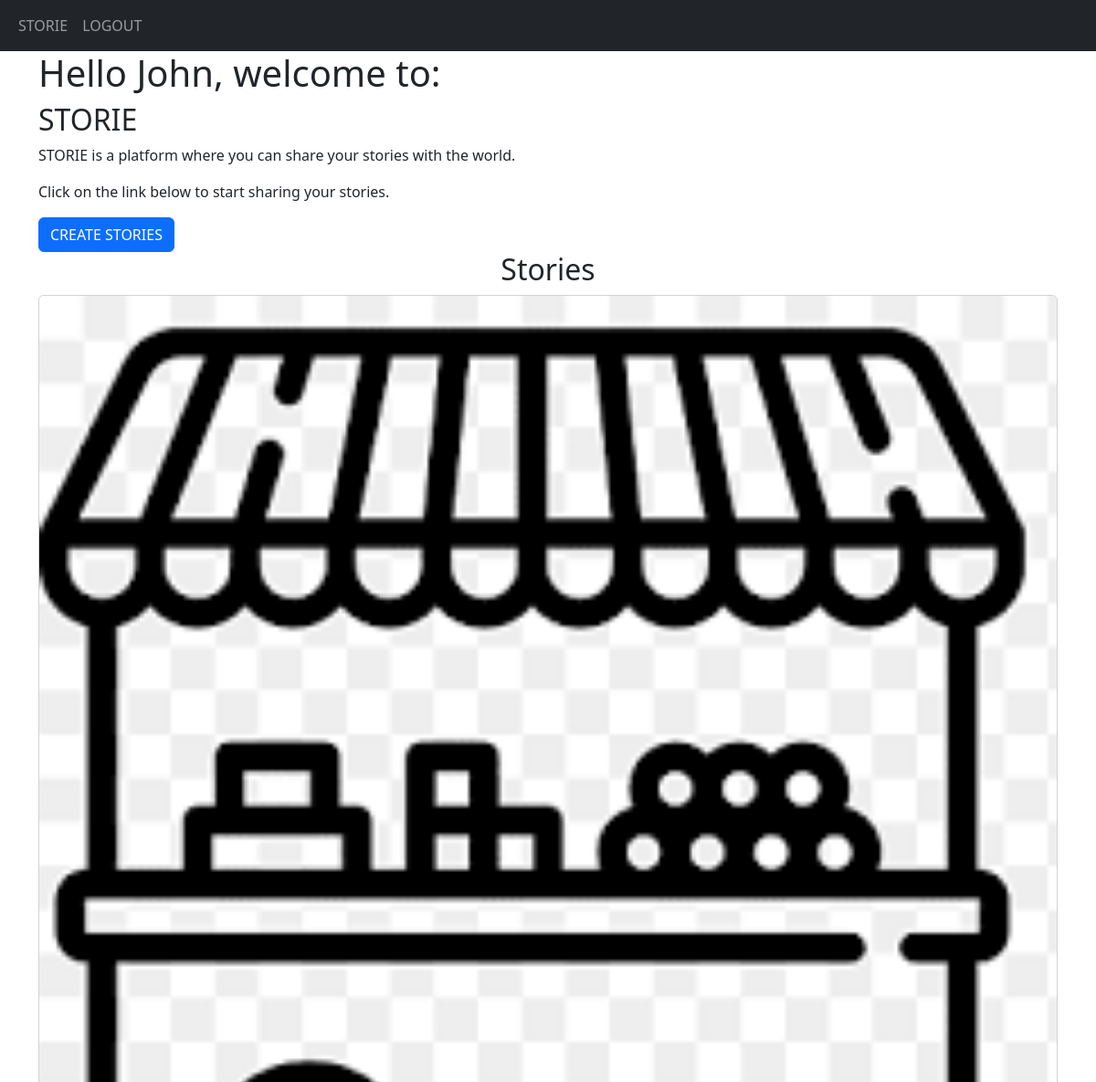
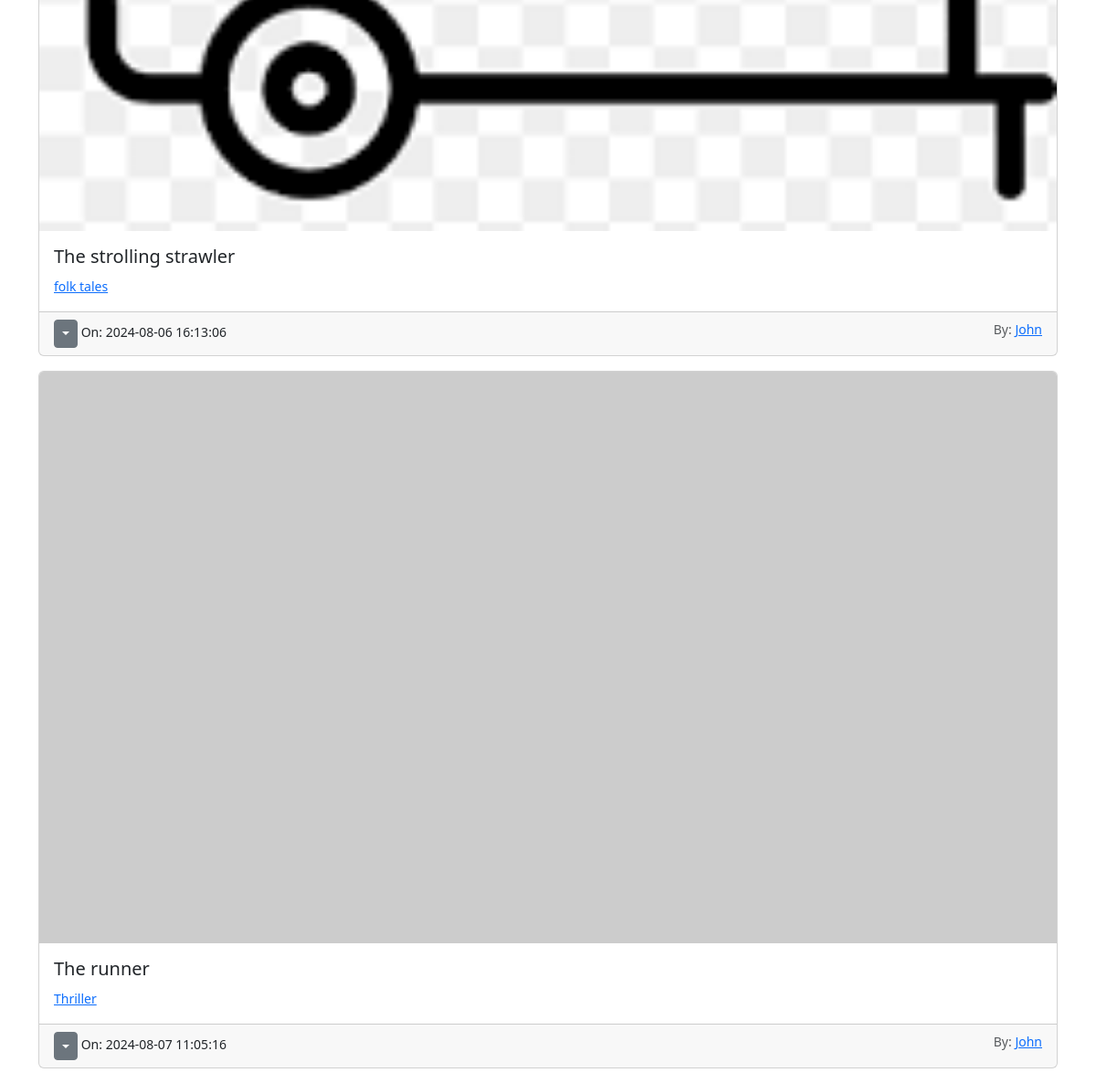
The page /home (signed in) on the database as committed earlier (2 pictures, top to bottom).
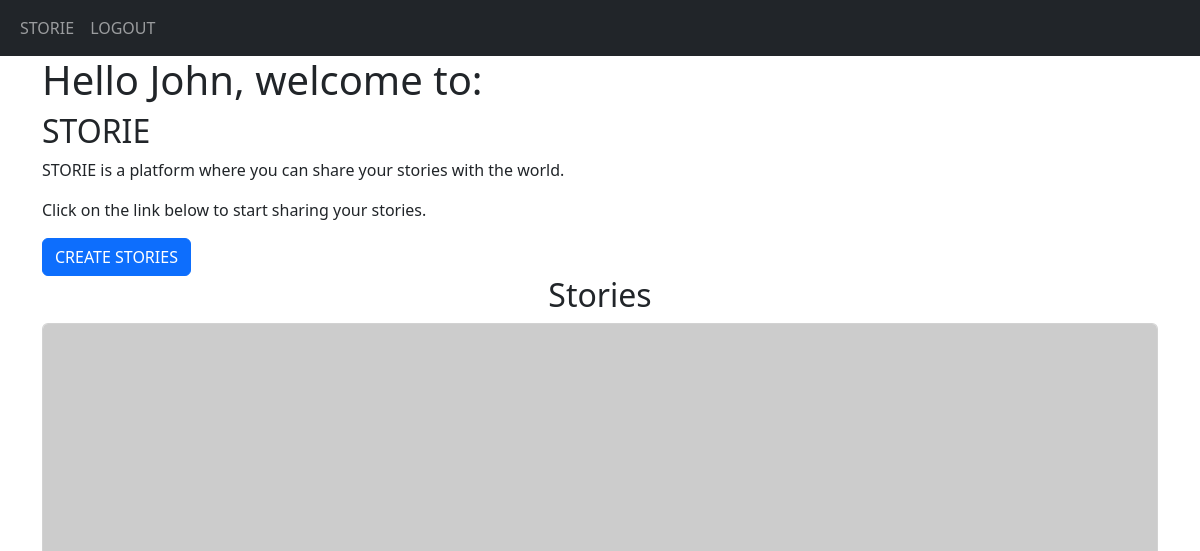
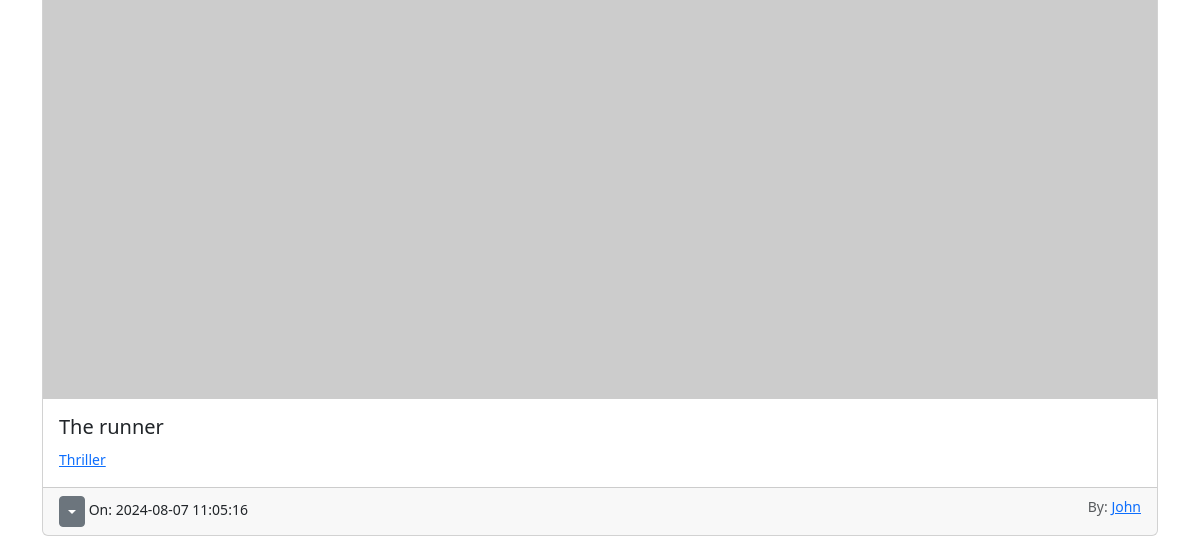
The same page on the database as committed later (2 pictures, top to bottom).
### myApp/models.py (models this page shows)
class User(db.Model, UserMixin):
    id = db.Column(db.Integer, primary_key=True)
    email = db.Column(db.String(240), unique=True)
    username = db.Column(db.String(240), unique=True)
    password = db.Column(db.String(240))
    date_created = db.Column(db.DateTime(timezone=True), default=func.now())
    stories = db.relationship('Stories', backref='user', passive_deletes=True)

class Stories(db.Model):
    id = db.Column(db.Integer, primary_key=True)
    title = db.Column(db.String(240))
    image = db.Column(db.String(240))
    category = db.Column(db.String(240))
    content = db.Column(db.Text)
    date_created = db.Column(db.DateTime(timezone=True), default=func.now())
    author = db.Column(db.Integer, db.ForeignKey('user.id', ondelete='CASCADE'), nullable=False)

### myApp/views.py (the view)
@views.route("/")
@views.route("/home")
@login_required
def home():
    my_stories_data = Stories.query.all()
    return render_template("home.html", title="HOME", stories_data=my_stories_data)

### myApp/templates/home.html (shortened to what this page needs)
{% extends "base.html" %}
{% block content %}
<h1>Hello {{current_user.username}}, welcome to:</h1>
<h2>STORIE</h2>
<p>STORIE is a platform where you can share your stories with the world.</p>
<p>Click on the link below to start sharing your stories.</p>
<a href="/create-storie" class="btn btn-primary">CREATE STORIES</a>
<h2 align="center">Stories</h2>
{% for storie in stories_data %}
<div class="card mb-3">
    {%if storie.image == ''%}
    <img src="https://picsum.photos/1280/720" class="card-img-top" alt="...">
    {%else%}
    <img src="{{storie.image}}" class="card-img-top" alt='{{storie.title}}'>
    {%endif%}
    <div class="card-body">
        <h5 class="card-title">{{storie.title}}</h5>
        <p class="card-text"><small class="text-muted"><a href="/storie/{{storie.category}}">{{storie.category}}</a></small></p>
    </div>
    <div class="card-footer">
        <small class="text-muted
        ">
        {% if storie.author == current_user.id %}
        <div class="btn-group">
            <button
            type="button"
            data-bs-toggle="dropdown"
            class="btn btn-sm btn-secondary dropdown-toggle"
            ></button>
        </div>
        {% endif %}
        </small>
        <small class="text-muted float-end">By: <a href="/stories/{{storie.username}}">{{storie.user.username}}</a></small>
        <small>On: {{storie.date_created}}</small>
        </div>
</div>
{%endfor%}
{% endblock %}

### myApp/templates/base.html (shortened to what this page needs)
<!doctype html>
<html lang="en">
<head>
    <link href="https://cdn.jsdelivr.net/npm/bootstrap@5.3.3/dist/css/bootstrap.min.css"
          rel="stylesheet"
>
</head>
<body>
    <nav class="navbar navbar-expand-lg navbar-dark bg-dark">
        <div class="container-fluid">
            <div class="collapse navbar-collapse" id="navbar">
                <div class="navbar-nav">
                    {% if current_user.is_authenticated %}
                    <a class="nav-item nav-link" href="/">STORIE</a>
                    <a class="nav-item nav-link" href="/logout">LOGOUT</a>
                    {% else %}
                    <a class="nav-item nav-link" href="/login">LOGIN</a>
                    <a class="nav-item nav-link" href="/sign-up">SIGN UP</a>
                    {% endif %}
                </div>
            </div>
        </div>
    </nav>
    <div class="container">
        {% block content %}{% endblock %}
    </div>
</body>
</html>

Rows that differ between the two databases and show on the page:
removed Stories: image (picture), title "The strolling strawler", category "folk tales", user.username "John", date_created "2024-08-06 16:13:06"
